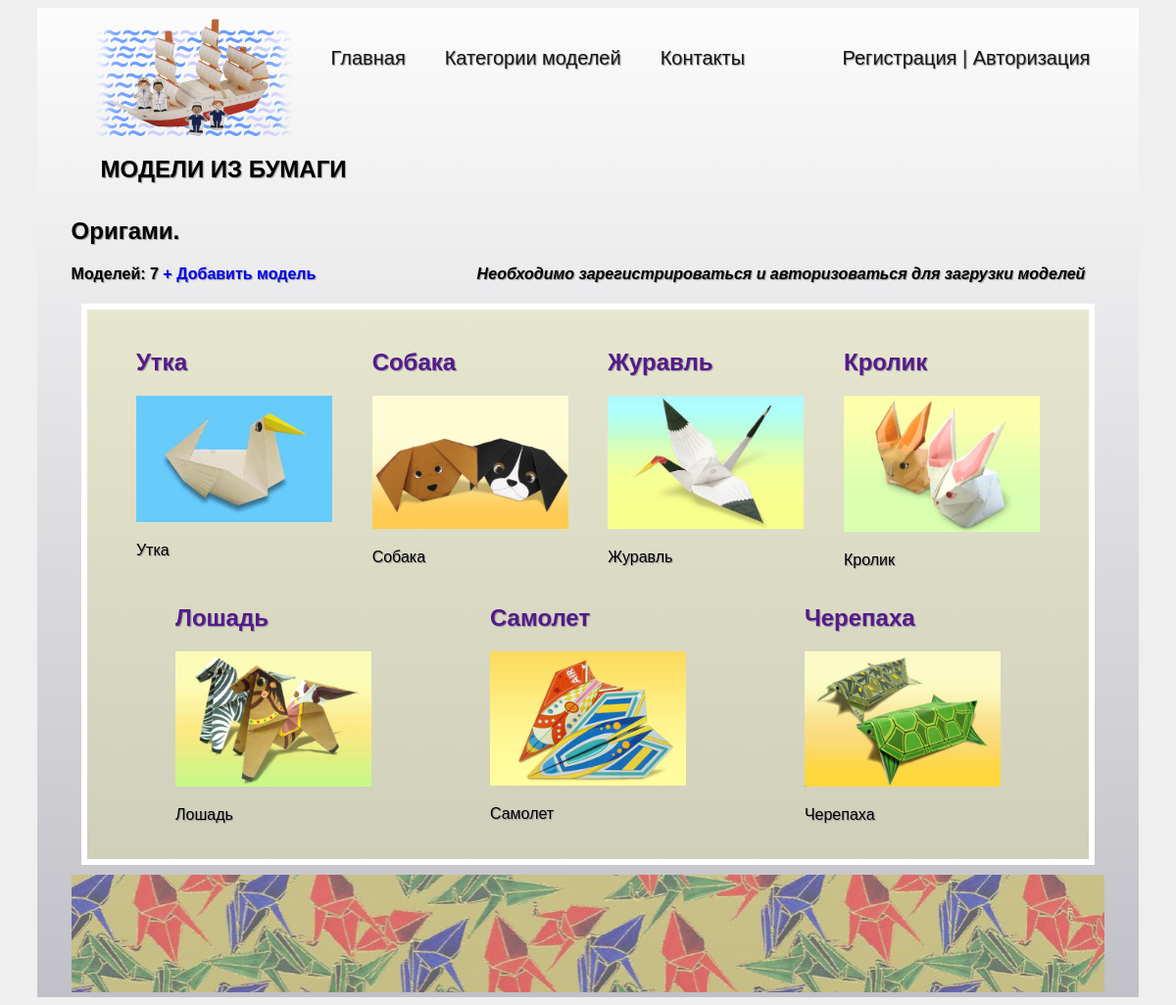
The app's page /projects/2/ with its own data.
### papermodels/models.py (models this page shows, shortened)
class PaperModelsCategories(models.Model):
    title = models.CharField(max_length=50)
    description = models.TextField()
    image = models.ImageField(upload_to='papermodels/images')

class PaperModels(models.Model):
    title = models.CharField(max_length=255)
    description = models.CharField(max_length=255)
    image = models.ImageField(upload_to='papermodels/images')
    upload = models.FileField(upload_to='papermodels/uploads')
    category = models.ForeignKey(PaperModelsCategories, on_delete=models.CASCADE)
    created = models.DateTimeField(auto_now=True)

### papermodels/views.py (the view)
# urls.py: path('<int:model_id>/', project, name='project'),
def project(request, model_id):
    category_title = get_object_or_404(PaperModelsCategories, pk=model_id).title
    project = PaperModels.objects.filter(category_id=model_id)
    context = {"project": project,
               "id": model_id,
               "cat_title": category_title}
    return render(request, 'papermodels/project.html', context=context)

### papermodels/templates/papermodels/project.html
{% extends 'papermodels/base.html' %}
{% load static %}
{% block content %}
{% if id == 1 %}
<link rel="stylesheet" href="{% static 'css/style_prj1.css' %}">
{% elif id == 2 %}
<link rel="stylesheet" href="{% static 'css/style_prj2.css' %}">
{% elif id == 3 %}
<link rel="stylesheet" href="{% static 'css/style_prj3.css' %}">
{% endif %}
<h2 class="cat_title">{{ cat_title }}.<br></h2>
<h4>Моделей: {{ project.count }} <a class="add_model" href="{% url 'papermodels:upload'%}"> + Добавить модель</a>
    {% if request.user.is_authenticated %}
    <em class="last">Нажмите на выбранную модель чтобы загрузить инструкцию</em>
    {% else %}
    <em class="last">Необходимо зарегистрироваться и авторизоваться для загрузки моделей</em>
    {% endif %}
</h4>
<div class="models">
    {% for model in project %}
    <div class="elements">
        {% if request.user.is_authenticated %}
        <h2 class="top"><a href="{{ model.upload.url }}" target="_blank">{{ model.title }}</a></h2>
        <a href="{{ model.upload.url }}" target="_blank"><img class="model_img" src="{{ model.image.url }}"
                                                              alt="img"></a>
        {% else %}
        <h2 class="top"><a href="">{{ model.title }}</a></h2>
        <a href=""><img class="model_img" src="{{ model.image.url }}" alt="img"></a>
        {% endif %}
        <div class="blog_text"><p>{{ model.description | striptags | truncatechars:18 }}</p></div>
    </div>
    {% endfor %}
</div>
<div class="footer"></div>
{% endblock %}

### papermodels/static/css/style.css (style rules this page uses)
body { background-color: rgb(239, 239, 239); text-shadow: 1px 1px 1px rgb(150, 150, 150); font-family: "Lucida Sans", "Lucida Sans Regular", "Lucida Grande", "Lucida Sans Unicode", Geneva, Verdana, sans-serif; }
.models { display: flex; background-color: rgb(225, 225, 225); border: 6px solid #fff; margin: 10px 10px; padding: 20px 30px; justify-content: space-around; flex-direction: row; flex-wrap: wrap; align-content: flex-start; }
.model_img { max-width: 200px; }
.footer { min-height: 120px; }
a { text-decoration: none; }
.last { float: right; margin-right: 20px; }

### papermodels/static/css/style_prj2.css (style rules this page uses)
.models { background-color: rgba(221, 221, 140, 0.3); }
.footer { background: url("../papermodels/backgr_2.jpg") 100% 0 repeat-x; opacity: 0.5; }

### records on screen
PaperModelsCategories: title "Оригами"
PaperModels: title "Утка", image (picture), description "Утка"
PaperModels: title "Собака", image (picture), description "Собака"
PaperModels: title "Журавль", image (picture), description "Журавль"
PaperModels: title "Кролик", image (picture), description "Кролик"
PaperModels: title "Лошадь", image (picture), description "Лошадь"
PaperModels: title "Самолет", image (picture), description "Самолет"
PaperModels: title "Черепаха", image (picture), description "Черепаха"

### other values on screen
{{ project.count }} "7"
